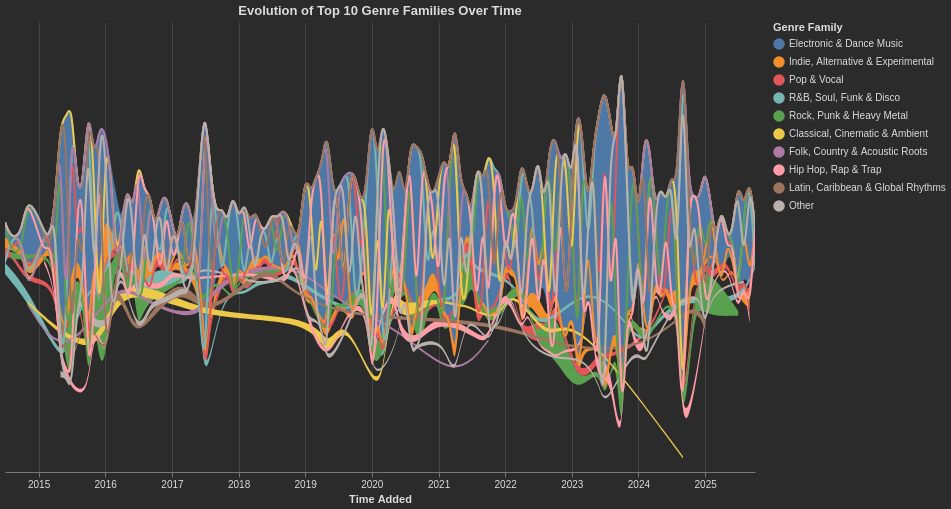

Source (notebook cell):
### Code cell
from Questions.taste_evolution import plot_taste_evolution
chart_q1 = plot_taste_evolution(df_exploded_track_list, top_parents_n=10)
chart_q1.display()

### Figure 1 — Vega-Lite specification as saved in the notebook (floating-point values rounded to 4 significant figures; data arrays with more than 128 entries replaced by an {"elided": "..."} marker saying what was removed)
{"config": {"view": {"continuousWidth": 300, "continuousHeight": 300, "stroke": "transparent"}, "axis": {"domainColor": "#777777", "grid": true, "gridColor": "#444444", "labelColor": "#dddddd", "tickColor": "#777777", "titleColor": "#dddddd"}, "background": "#2b2b2b", "legend": {"labelColor": "#dddddd", "titleColor": "#dddddd"}, "title": {"color": "#dddddd"}}, "data": {"name": "data-ee1402a070d32bfec7188e31e7d52929"}, "mark": {"type": "area", "interpolate": "basis", "line": true}, "encoding": {"color": {"field": "parent_genre", "scale": {"domain": ["Electronic & Dance Music", "Indie, Alternative & Experimental", "Pop & Vocal", "R&B, Soul, Funk & Disco", "Rock, Punk & Heavy Metal", "Classical, Cinematic & Ambient", "Folk, Country & Acoustic Roots", "Hip Hop, Rap & Trap", "Latin, Caribbean & Global Rhythms", "Other"], "range": ["#4e79a7", "#f28e2c", "#e15759", "#76b7b2", "#59a14f", "#edc949", "#af7aa1", "#ff9da7", "#9c755f", "#bab0ab"]}, "sort": ["Electronic & Dance Music", "Indie, Alternative & Experimental", "Pop & Vocal", "R&B, Soul, Funk & Disco", "Rock, Punk & Heavy Metal", "Classical, Cinematic & Ambient", "Folk, Country & Acoustic Roots", "Hip Hop, Rap & Trap", "Latin, Caribbean & Global Rhythms", "Other"], "title": "Genre Family", "type": "nominal"}, "opacity": {"condition": {"param": "param_5e3aac77cfb03f74", "value": 1}, "value": 0.1}, "tooltip": [{"field": "added_year_month", "format": "%B %Y", "title": "Date", "type": "temporal"}, {"field": "parent_genre", "title": "Category", "type": "nominal"}, {"field": "top_sub_genres", "title": "Top Sub-genres", "type": "nominal"}, {"field": "track_count", "title": "Tracks Added", "type": "quantitative"}], "x": {"axis": {"grid": true}, "field": "added_year_month", "title": "Time Added", "type": "temporal"}, "y": {"axis": null, "field": "track_count", "stack": "center", "title": "Volume of Tracks", "type": "quantitative"}}, "height": 450, "params": [{"name": "param_5e3aac77cfb03f74", "select": {"type": "point", "clear": "mouseout", "fields": ["parent_genre"], "on": "mouseover"}}, {"name": "param_db82be42624d4632", "select": {"type": "interval", "encodings": ["x"]}, "bind": "scales"}], "title": "Evolution of Top 10 Genre Families Over Time", "width": 750, "$schema": "https://vega.github.io/schema/vega-lite/v6.1.0.json", "datasets": {"data-ee1402a070d32bfec7188e31e7d52929": {"elided": "598 records"}}}
